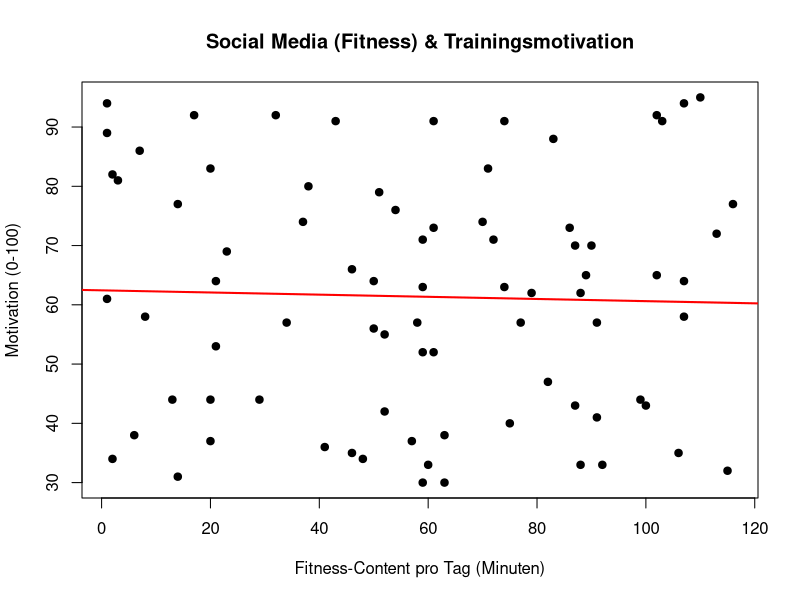
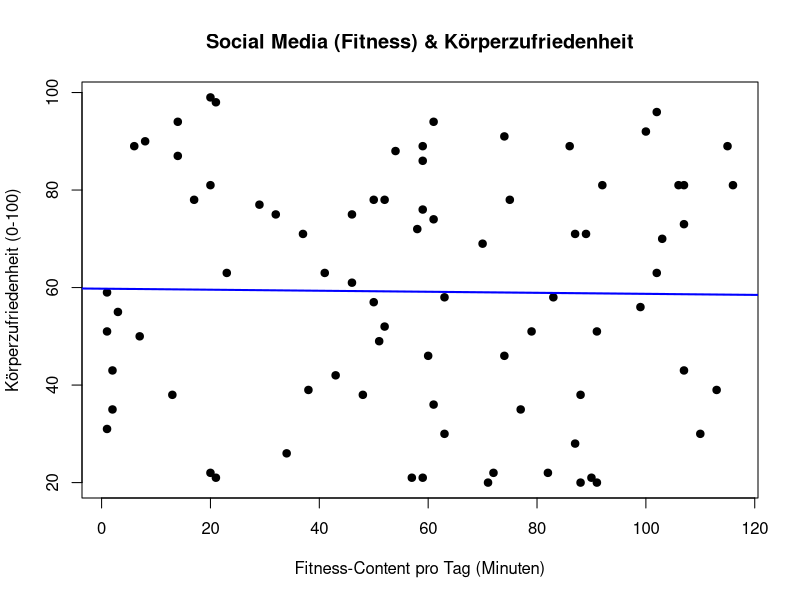

The R source for these figures, in order:
## ---- chunk 1
#1) Lade Daten --------------------------------------------------------------

#Quarto installieren

#Die Datei sollte im selben Ordner wie dieses Quarto-Dokument liegen.

#Keine absoluten Pfade 

data <- read.csv("fitspiration.csv", header = TRUE, stringsAsFactors = FALSE)

#2) Dokumentiere Variablen --------------------------------------------------

#social_media_use = Zeit pro Tag, die man Fitness-Influencer*innen sieht

#motivation_score = Motivation Sport zu treiben (0-100)

#body_satisfaction = Zufriedenheit mit dem eigenen Körper (0-100)

#Extrahierte Variablen: 
social_media_use <- data$social_media_use
motivation_score <- data$motivation_score 
body_satisfaction <- data$body_satisfaction

#3) Umgang mit fehlenden Werten ---------------------------------------------

#jede Datenbereinigung wird dokumentiert.

valid <- complete.cases(social_media_use, motivation_score, body_satisfaction)

social_media_use <- social_media_use[valid]
motivation_score <- motivation_score[valid]
body_satisfaction <- body_satisfaction[valid]

#4) Deskriptive Statistik -------------------------------------------------

#Zum Überblick und Beschreibung der Daten.

summary(social_media_use) 
summary(motivation_score) 
summary(body_satisfaction)

#5) Hypothesentests (Korrelationen) -----------------------------------------

#Hypothese 1: Mehr Fitness-Content → höhere Motivation?

cor.test(social_media_use, motivation_score)

#Hypothese 2: Mehr Fitness-Content → geringere Körperzufriedenheit?

cor.test(social_media_use, body_satisfaction)

#6) Grafische Darstellung ------------------------------

#Motivation
plot(social_media_use, motivation_score, 
     main="Social Media (Fitness) & Trainingsmotivation", 
     xlab="Fitness-Content pro Tag (Minuten)", 
     ylab="Motivation (0-100)", pch=19); 
abline(lm(motivation_score ~ social_media_use), col="red", lwd=2)

#Körperzufriedenheit
plot(social_media_use, body_satisfaction, 
     main="Social Media (Fitness) & Körperzufriedenheit", 
     xlab="Fitness-Content pro Tag (Minuten)", 
     ylab="Körperzufriedenheit (0-100)", pch=19); 
abline(lm(body_satisfaction ~ social_media_use), col="blue", lwd=2)

#7) Reproduzierbarkeit prüfen -----------------------------------------------

#Pakete unnd Software Versionen

sessionInfo()
#R version 4.5.2 (2025-10-31 ucrt)
#Platform: x86_64-w64-mingw32/x64
#Running under: Windows 11 x64 (build 26100)


